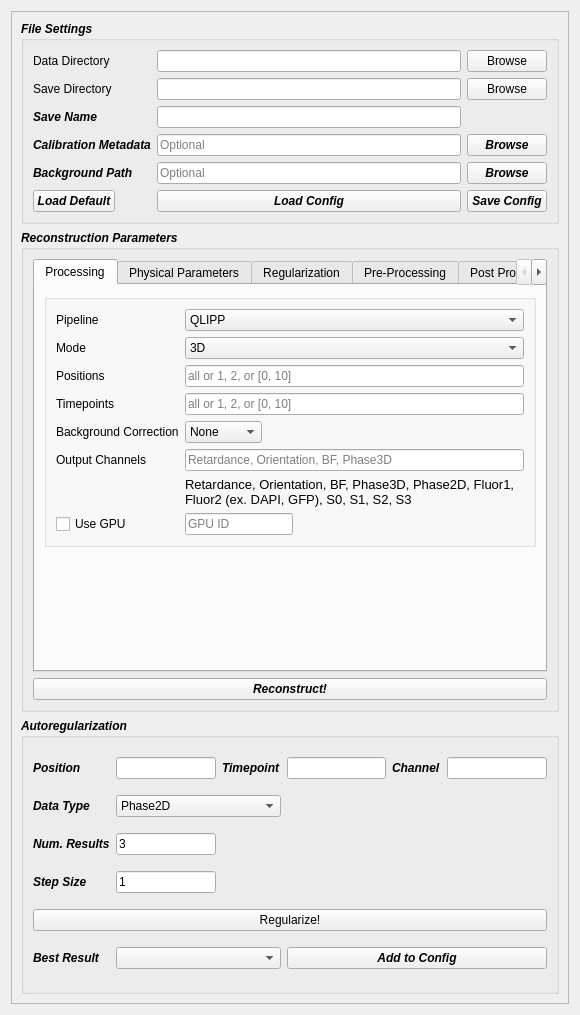
<?xml version="1.0" encoding="UTF-8"?>
<ui version="4.0">
 <class>Form</class>
 <widget class="QWidget" name="Form">
  <property name="geometry">
   <rect>
    <x>0</x>
    <y>0</y>
    <width>580</width>
    <height>1015</height>
   </rect>
  </property>
  <property name="windowTitle">
   <string>Form</string>
  </property>
  <layout class="QGridLayout" name="gridLayout">
   <item row="0" column="0">
    <widget class="QScrollArea" name="scrollArea_4">
     <property name="sizePolicy">
      <sizepolicy hsizetype="Preferred" vsizetype="Preferred">
       <horstretch>0</horstretch>
       <verstretch>0</verstretch>
      </sizepolicy>
     </property>
     <property name="widgetResizable">
      <bool>true</bool>
     </property>
     <widget class="QWidget" name="scrollAreaWidgetContents_4">
      <property name="geometry">
       <rect>
        <x>0</x>
        <y>0</y>
        <width>554</width>
        <height>1007</height>
       </rect>
      </property>
      <layout class="QGridLayout" name="gridLayout_12">
       <item row="2" column="0">
        <widget class="QGroupBox" name="autoreg">
         <property name="sizePolicy">
          <sizepolicy hsizetype="Preferred" vsizetype="Expanding">
           <horstretch>0</horstretch>
           <verstretch>0</verstretch>
          </sizepolicy>
         </property>
         <property name="font">
          <font>
           <weight>75</weight>
           <italic>true</italic>
           <bold>true</bold>
          </font>
         </property>
         <property name="title">
          <string>Autoregularization</string>
         </property>
         <layout class="QGridLayout" name="gridLayout_16">
          <item row="2" column="0">
           <widget class="QLabel" name="label_n_results">
            <property name="text">
             <string>Num. Results</string>
            </property>
           </widget>
          </item>
          <item row="0" column="0">
           <widget class="QLabel" name="label_position">
            <property name="text">
             <string>Position</string>
            </property>
           </widget>
          </item>
          <item row="0" column="4">
           <widget class="QLabel" name="label_channel">
            <property name="text">
             <string>Channel</string>
            </property>
           </widget>
          </item>
          <item row="0" column="5">
           <widget class="QLineEdit" name="le_channel"/>
          </item>
          <item row="0" column="3">
           <widget class="QLineEdit" name="le_timepoint"/>
          </item>
          <item row="2" column="1">
           <widget class="QLineEdit" name="le_n_results">
            <property name="font">
             <font>
              <weight>50</weight>
              <italic>false</italic>
              <bold>false</bold>
             </font>
            </property>
            <property name="text">
             <string>3</string>
            </property>
           </widget>
          </item>
          <item row="0" column="2">
           <widget class="QLabel" name="label_timepoint">
            <property name="text">
             <string>Timepoint</string>
            </property>
           </widget>
          </item>
          <item row="6" column="0">
           <widget class="QLabel" name="label_best_result">
            <property name="text">
             <string>Best Result</string>
            </property>
           </widget>
          </item>
          <item row="6" column="1" colspan="2">
           <widget class="QComboBox" name="cb_best_result"/>
          </item>
          <item row="1" column="1" colspan="2">
           <widget class="QComboBox" name="cb_dtype">
            <property name="font">
             <font>
              <weight>50</weight>
              <italic>false</italic>
              <bold>false</bold>
             </font>
            </property>
            <item>
             <property name="text">
              <string>Phase2D</string>
             </property>
            </item>
            <item>
             <property name="text">
              <string>Phase3D</string>
             </property>
            </item>
            <item>
             <property name="text">
              <string>Fluorescence</string>
             </property>
            </item>
           </widget>
          </item>
          <item row="5" column="0" colspan="6">
           <widget class="QPushButton" name="qb_regularize">
            <property name="sizePolicy">
             <sizepolicy hsizetype="Expanding" vsizetype="Fixed">
              <horstretch>0</horstretch>
              <verstretch>0</verstretch>
             </sizepolicy>
            </property>
            <property name="font">
             <font>
              <weight>50</weight>
              <italic>false</italic>
              <bold>false</bold>
             </font>
            </property>
            <property name="text">
             <string>Regularize!</string>
            </property>
           </widget>
          </item>
          <item row="0" column="1">
           <widget class="QLineEdit" name="le_position"/>
          </item>
          <item row="1" column="0">
           <widget class="QLabel" name="label_dtype">
            <property name="text">
             <string>Data Type</string>
            </property>
           </widget>
          </item>
          <item row="3" column="0">
           <widget class="QLabel" name="label_step_size">
            <property name="text">
             <string>Step Size</string>
            </property>
           </widget>
          </item>
          <item row="3" column="1">
           <widget class="QLineEdit" name="le_step_size">
            <property name="font">
             <font>
              <weight>50</weight>
              <italic>false</italic>
              <bold>false</bold>
             </font>
            </property>
            <property name="text">
             <string>1</string>
            </property>
           </widget>
          </item>
          <item row="6" column="3" colspan="3">
           <widget class="QPushButton" name="qb_add_to_config">
            <property name="text">
             <string>Add to Config</string>
            </property>
           </widget>
          </item>
         </layout>
        </widget>
       </item>
       <item row="1" column="0">
        <widget class="QGroupBox" name="ReconstructionParams">
         <property name="sizePolicy">
          <sizepolicy hsizetype="Preferred" vsizetype="Fixed">
           <horstretch>0</horstretch>
           <verstretch>0</verstretch>
          </sizepolicy>
         </property>
         <property name="font">
          <font>
           <weight>75</weight>
           <italic>true</italic>
           <bold>true</bold>
          </font>
         </property>
         <property name="focusPolicy">
          <enum>Qt::TabFocus</enum>
         </property>
         <property name="title">
          <string>Reconstruction Parameters</string>
         </property>
         <layout class="QGridLayout" name="gridLayout_14">
          <property name="verticalSpacing">
           <number>-1</number>
          </property>
          <item row="0" column="0" colspan="2">
           <widget class="QTabWidget" name="tabWidget_4">
            <property name="sizePolicy">
             <sizepolicy hsizetype="Preferred" vsizetype="Preferred">
              <horstretch>0</horstretch>
              <verstretch>0</verstretch>
             </sizepolicy>
            </property>
            <property name="font">
             <font>
              <weight>50</weight>
              <italic>false</italic>
              <bold>false</bold>
             </font>
            </property>
            <property name="currentIndex">
             <number>0</number>
            </property>
            <property name="documentMode">
             <bool>false</bool>
            </property>
            <widget class="QWidget" name="Processing">
             <attribute name="title">
              <string>Processing</string>
             </attribute>
             <layout class="QGridLayout" name="gridLayout_3">
              <property name="verticalSpacing">
               <number>-1</number>
              </property>
              <item row="0" column="0" alignment="Qt::AlignTop">
               <widget class="QGroupBox" name="groupBox_8">
                <property name="title">
                 <string/>
                </property>
                <layout class="QGridLayout" name="gridLayout_7">
                 <item row="4" column="2">
                  <widget class="QComboBox" name="cb_background_correction">
                   <property name="sizePolicy">
                    <sizepolicy hsizetype="Fixed" vsizetype="Fixed">
                     <horstretch>0</horstretch>
                     <verstretch>0</verstretch>
                    </sizepolicy>
                   </property>
                   <property name="font">
                    <font>
                     <weight>50</weight>
                     <italic>false</italic>
                     <bold>false</bold>
                    </font>
                   </property>
                   <item>
                    <property name="text">
                     <string>None</string>
                    </property>
                   </item>
                   <item>
                    <property name="text">
                     <string>Global</string>
                    </property>
                   </item>
                   <item>
                    <property name="text">
                     <string>Local Fit</string>
                    </property>
                   </item>
                  </widget>
                 </item>
                 <item row="5" column="0">
                  <widget class="QLabel" name="label_output_channels">
                   <property name="text">
                    <string>Output Channels</string>
                   </property>
                  </widget>
                 </item>
                 <item row="0" column="0">
                  <widget class="QLabel" name="label_pipeline">
                   <property name="text">
                    <string>Pipeline</string>
                   </property>
                  </widget>
                 </item>
                 <item row="0" column="2">
                  <widget class="QComboBox" name="cb_method">
                   <item>
                    <property name="text">
                     <string>QLIPP</string>
                    </property>
                   </item>
                   <item>
                    <property name="text">
                     <string>PhaseFromBF</string>
                    </property>
                   </item>
                   <item>
                    <property name="text">
                     <string>Fluorescence Deconvolution</string>
                    </property>
                   </item>
                  </widget>
                 </item>
                 <item row="7" column="0">
                  <widget class="QCheckBox" name="chb_use_gpu">
                   <property name="sizePolicy">
                    <sizepolicy hsizetype="Fixed" vsizetype="Fixed">
                     <horstretch>0</horstretch>
                     <verstretch>0</verstretch>
                    </sizepolicy>
                   </property>
                   <property name="text">
                    <string>Use GPU</string>
                   </property>
                   <property name="tristate">
                    <bool>false</bool>
                   </property>
                  </widget>
                 </item>
                 <item row="1" column="0">
                  <widget class="QLabel" name="label_mode">
                   <property name="text">
                    <string>Mode</string>
                   </property>
                  </widget>
                 </item>
                 <item row="2" column="0">
                  <widget class="QLabel" name="label_positions">
                   <property name="text">
                    <string>Positions</string>
                   </property>
                  </widget>
                 </item>
                 <item row="2" column="2">
                  <widget class="QLineEdit" name="le_positions">
                   <property name="font">
                    <font>
                     <weight>50</weight>
                     <italic>false</italic>
                     <bold>false</bold>
                    </font>
                   </property>
                   <property name="text">
                    <string/>
                   </property>
                   <property name="placeholderText">
                    <string>all or 1, 2, or [0, 10]</string>
                   </property>
                  </widget>
                 </item>
                 <item row="3" column="0">
                  <widget class="QLabel" name="label_timepoints">
                   <property name="text">
                    <string>Timepoints</string>
                   </property>
                  </widget>
                 </item>
                 <item row="4" column="0">
                  <widget class="QLabel" name="label_bg_corr">
                   <property name="text">
                    <string>Background Correction</string>
                   </property>
                  </widget>
                 </item>
                 <item row="3" column="2">
                  <widget class="QLineEdit" name="le_timepoints">
                   <property name="font">
                    <font>
                     <weight>50</weight>
                     <italic>false</italic>
                     <bold>false</bold>
                    </font>
                   </property>
                   <property name="text">
                    <string/>
                   </property>
                   <property name="placeholderText">
                    <string>all or 1, 2, or [0, 10]</string>
                   </property>
                  </widget>
                 </item>
                 <item row="5" column="2">
                  <widget class="QLineEdit" name="le_output_channels">
                   <property name="sizePolicy">
                    <sizepolicy hsizetype="Expanding" vsizetype="Fixed">
                     <horstretch>0</horstretch>
                     <verstretch>0</verstretch>
                    </sizepolicy>
                   </property>
                   <property name="minimumSize">
                    <size>
                     <width>30</width>
                     <height>0</height>
                    </size>
                   </property>
                   <property name="font">
                    <font>
                     <weight>50</weight>
                     <italic>false</italic>
                     <bold>false</bold>
                    </font>
                   </property>
                   <property name="text">
                    <string/>
                   </property>
                   <property name="placeholderText">
                    <string>Retardance, Orientation, BF, Phase3D</string>
                   </property>
                  </widget>
                 </item>
                 <item row="6" column="2">
                  <widget class="QLabel" name="label_chan_desc">
                   <property name="sizePolicy">
                    <sizepolicy hsizetype="Preferred" vsizetype="Fixed">
                     <horstretch>0</horstretch>
                     <verstretch>0</verstretch>
                    </sizepolicy>
                   </property>
                   <property name="font">
                    <font>
                     <pointsize>10</pointsize>
                    </font>
                   </property>
                   <property name="text">
                    <string>Retardance, Orientation, BF, Phase3D, Phase2D, Fluor1, Fluor2 (ex. DAPI, GFP), S0, S1, S2, S3</string>
                   </property>
                   <property name="wordWrap">
                    <bool>true</bool>
                   </property>
                  </widget>
                 </item>
                 <item row="7" column="2">
                  <widget class="QLineEdit" name="le_gpu_id">
                   <property name="sizePolicy">
                    <sizepolicy hsizetype="Fixed" vsizetype="Fixed">
                     <horstretch>0</horstretch>
                     <verstretch>0</verstretch>
                    </sizepolicy>
                   </property>
                   <property name="font">
                    <font>
                     <weight>50</weight>
                     <italic>false</italic>
                     <bold>false</bold>
                    </font>
                   </property>
                   <property name="inputMask">
                    <string/>
                   </property>
                   <property name="text">
                    <string notr="true"/>
                   </property>
                   <property name="frame">
                    <bool>true</bool>
                   </property>
                   <property name="echoMode">
                    <enum>QLineEdit::Normal</enum>
                   </property>
                   <property name="cursorPosition">
                    <number>0</number>
                   </property>
                   <property name="placeholderText">
                    <string>GPU ID</string>
                   </property>
                  </widget>
                 </item>
                 <item row="1" column="2">
                  <widget class="QComboBox" name="cb_mode">
                   <item>
                    <property name="text">
                     <string>3D</string>
                    </property>
                   </item>
                   <item>
                    <property name="text">
                     <string>2D</string>
                    </property>
                   </item>
                  </widget>
                 </item>
                </layout>
               </widget>
              </item>
             </layout>
            </widget>
            <widget class="QWidget" name="Physical">
             <property name="sizePolicy">
              <sizepolicy hsizetype="Preferred" vsizetype="Preferred">
               <horstretch>0</horstretch>
               <verstretch>0</verstretch>
              </sizepolicy>
             </property>
             <attribute name="title">
              <string>Physical Parameters</string>
             </attribute>
             <layout class="QGridLayout" name="gridLayout_2" columnstretch="0">
              <property name="verticalSpacing">
               <number>-1</number>
              </property>
              <item row="0" column="0" alignment="Qt::AlignTop">
               <widget class="QGroupBox" name="groupBox_9">
                <property name="title">
                 <string/>
                </property>
                <layout class="QGridLayout" name="gridLayout_8">
                 <item row="0" column="0">
                  <widget class="QLabel" name="label_wavelength">
                   <property name="text">
                    <string>Wavelength (nm)</string>
                   </property>
                  </widget>
                 </item>
                 <item row="0" column="1">
                  <widget class="QLineEdit" name="le_wavelength">
                   <property name="sizePolicy">
                    <sizepolicy hsizetype="Preferred" vsizetype="Fixed">
                     <horstretch>0</horstretch>
                     <verstretch>0</verstretch>
                    </sizepolicy>
                   </property>
                   <property name="placeholderText">
                    <string>532</string>
                   </property>
                  </widget>
                 </item>
                 <item row="1" column="0">
                  <widget class="QLabel" name="label_mag">
                   <property name="sizePolicy">
                    <sizepolicy hsizetype="Preferred" vsizetype="Preferred">
                     <horstretch>0</horstretch>
                     <verstretch>0</verstretch>
                    </sizepolicy>
                   </property>
                   <property name="text">
                    <string>Magnification</string>
                   </property>
                   <property name="alignment">
                    <set>Qt::AlignLeading|Qt::AlignLeft|Qt::AlignVCenter</set>
                   </property>
                  </widget>
                 </item>
                 <item row="1" column="1">
                  <widget class="QLineEdit" name="le_magnification">
                   <property name="sizePolicy">
                    <sizepolicy hsizetype="Preferred" vsizetype="Fixed">
                     <horstretch>0</horstretch>
                     <verstretch>0</verstretch>
                    </sizepolicy>
                   </property>
                   <property name="frame">
                    <bool>true</bool>
                   </property>
                   <property name="placeholderText">
                    <string>Phase Only</string>
                   </property>
                  </widget>
                 </item>
                 <item row="2" column="0">
                  <widget class="QLabel" name="label_na_obj">
                   <property name="text">
                    <string>NA Objective</string>
                   </property>
                  </widget>
                 </item>
                 <item row="2" column="1">
                  <widget class="QLineEdit" name="le_NA_objective">
                   <property name="sizePolicy">
                    <sizepolicy hsizetype="Preferred" vsizetype="Fixed">
                     <horstretch>0</horstretch>
                     <verstretch>0</verstretch>
                    </sizepolicy>
                   </property>
                   <property name="placeholderText">
                    <string>Phase Only</string>
                   </property>
                  </widget>
                 </item>
                 <item row="3" column="0">
                  <widget class="QLabel" name="label_na_cond">
                   <property name="text">
                    <string>NA Condenser</string>
                   </property>
                  </widget>
                 </item>
                 <item row="3" column="1">
                  <widget class="QLineEdit" name="le_NA_condenser">
                   <property name="sizePolicy">
                    <sizepolicy hsizetype="Preferred" vsizetype="Fixed">
                     <horstretch>0</horstretch>
                     <verstretch>0</verstretch>
                    </sizepolicy>
                   </property>
                   <property name="placeholderText">
                    <string>Phase Only</string>
                   </property>
                  </widget>
                 </item>
                 <item row="4" column="0">
                  <widget class="QLabel" name="label_n_media">
                   <property name="text">
                    <string>RI of Objective Media</string>
                   </property>
                  </widget>
                 </item>
                 <item row="4" column="1">
                  <widget class="QLineEdit" name="le_n_objective_media">
                   <property name="sizePolicy">
                    <sizepolicy hsizetype="Preferred" vsizetype="Fixed">
                     <horstretch>0</horstretch>
                     <verstretch>0</verstretch>
                    </sizepolicy>
                   </property>
                   <property name="placeholderText">
                    <string>Phase Only</string>
                   </property>
                  </widget>
                 </item>
                 <item row="5" column="0">
                  <widget class="QLabel" name="label_z_index">
                   <property name="text">
                    <string>Focused Z-index</string>
                   </property>
                  </widget>
                 </item>
                 <item row="5" column="1">
                  <widget class="QLineEdit" name="le_focus_zidx">
                   <property name="sizePolicy">
                    <sizepolicy hsizetype="Preferred" vsizetype="Fixed">
                     <horstretch>0</horstretch>
                     <verstretch>0</verstretch>
                    </sizepolicy>
                   </property>
                   <property name="font">
                    <font>
                     <weight>50</weight>
                     <italic>false</italic>
                     <bold>false</bold>
                    </font>
                   </property>
                   <property name="placeholderText">
                    <string>Optional</string>
                   </property>
                  </widget>
                 </item>
                </layout>
               </widget>
              </item>
             </layout>
            </widget>
            <widget class="QWidget" name="Regularization">
             <property name="sizePolicy">
              <sizepolicy hsizetype="Preferred" vsizetype="Preferred">
               <horstretch>0</horstretch>
               <verstretch>0</verstretch>
              </sizepolicy>
             </property>
             <attribute name="title">
              <string>Regularization</string>
             </attribute>
             <layout class="QFormLayout" name="formLayout">
              <property name="sizeConstraint">
               <enum>QLayout::SetDefaultConstraint</enum>
              </property>
              <item row="0" column="0" colspan="2">
               <widget class="QGroupBox" name="phase">
                <property name="sizePolicy">
                 <sizepolicy hsizetype="Expanding" vsizetype="Preferred">
                  <horstretch>0</horstretch>
                  <verstretch>0</verstretch>
                 </sizepolicy>
                </property>
                <property name="title">
                 <string>Phase</string>
                </property>
                <layout class="QGridLayout" name="gridLayout_5">
                 <item row="0" column="0">
                  <widget class="QLabel" name="label_phase_regularizer">
                   <property name="text">
                    <string>Regularizer</string>
                   </property>
                  </widget>
                 </item>
                 <item row="1" column="1">
                  <widget class="QLineEdit" name="le_phase_strength"/>
                 </item>
                 <item row="0" column="1">
                  <widget class="QComboBox" name="cb_phase_denoiser">
                   <item>
                    <property name="text">
                     <string>Tikhonov</string>
                    </property>
                   </item>
                   <item>
                    <property name="text">
                     <string>TV</string>
                    </property>
                   </item>
                  </widget>
                 </item>
                 <item row="3" column="1">
                  <widget class="QLineEdit" name="le_itr">
                   <property name="placeholderText">
                    <string>TV Only</string>
                   </property>
                  </widget>
                 </item>
                 <item row="2" column="0">
                  <widget class="QLabel" name="label_phase_rho">
                   <property name="text">
                    <string>Rho</string>
                   </property>
                  </widget>
                 </item>
                 <item row="1" column="0">
                  <widget class="QLabel" name="label_phase_strength">
                   <property name="text">
                    <string>Strength</string>
                   </property>
                  </widget>
                 </item>
                 <item row="3" column="0">
                  <widget class="QLabel" name="label_itr">
                   <property name="text">
                    <string>Iterations</string>
                   </property>
                  </widget>
                 </item>
                 <item row="2" column="1">
                  <widget class="QLineEdit" name="le_rho">
                   <property name="placeholderText">
                    <string>TV Only</string>
                   </property>
                  </widget>
                 </item>
                </layout>
               </widget>
              </item>
              <item row="1" column="0" colspan="2">
               <widget class="QGroupBox" name="fluorescence">
                <property name="title">
                 <string>Fluorescence</string>
                </property>
                <layout class="QGridLayout" name="gridLayout_6">
                 <item row="0" column="0">
                  <widget class="QLabel" name="label_fluor_strength">
                   <property name="text">
                    <string>Strength</string>
                   </property>
                  </widget>
                 </item>
                 <item row="0" column="1">
                  <widget class="QLineEdit" name="le_reg"/>
                 </item>
                </layout>
               </widget>
              </item>
             </layout>
            </widget>
            <widget class="QWidget" name="preprocessing">
             <property name="sizePolicy">
              <sizepolicy hsizetype="Preferred" vsizetype="Expanding">
               <horstretch>0</horstretch>
               <verstretch>0</verstretch>
              </sizepolicy>
             </property>
             <attribute name="title">
              <string>Pre-Processing</string>
             </attribute>
             <layout class="QFormLayout" name="formLayout_3">
              <property name="formAlignment">
               <set>Qt::AlignLeading|Qt::AlignLeft|Qt::AlignTop</set>
              </property>
              <item row="0" column="0" colspan="2">
               <widget class="QGroupBox" name="denoising">
                <property name="sizePolicy">
                 <sizepolicy hsizetype="Preferred" vsizetype="Fixed">
                  <horstretch>0</horstretch>
                  <verstretch>0</verstretch>
                 </sizepolicy>
                </property>
                <property name="title">
                 <string>Denoising</string>
                </property>
                <layout class="QGridLayout" name="gridLayout_20">
                 <item row="0" column="0">
                  <widget class="QCheckBox" name="chb_preproc_denoise_use">
                   <property name="text">
                    <string>Denoise?</string>
                   </property>
                  </widget>
                 </item>
                 <item row="1" column="0">
                  <widget class="QLabel" name="label_preproc_denoise_channels">
                   <property name="text">
                    <string>Channels</string>
                   </property>
                  </widget>
                 </item>
                 <item row="1" column="1">
                  <widget class="QLineEdit" name="le_preproc_denoise_channels">
                   <property name="focusPolicy">
                    <enum>Qt::StrongFocus</enum>
                   </property>
                   <property name="placeholderText">
                    <string>Phase3D, Retardance, BF</string>
                   </property>
                  </widget>
                 </item>
                 <item row="2" column="0">
                  <widget class="QLabel" name="label_preproc_denoise_threshold">
                   <property name="text">
                    <string>Threshold</string>
                   </property>
                  </widget>
                 </item>
                 <item row="2" column="1">
                  <widget class="QLineEdit" name="le_preproc_denoise_threshold">
                   <property name="focusPolicy">
                    <enum>Qt::StrongFocus</enum>
                   </property>
                   <property name="text">
                    <string/>
                   </property>
                   <property name="placeholderText">
                    <string>[0.5, 0.5, 0.5]</string>
                   </property>
                  </widget>
                 </item>
                 <item row="3" column="0">
                  <widget class="QLabel" name="label_preproc_denoise_level">
                   <property name="text">
                    <string>Level</string>
                   </property>
                  </widget>
                 </item>
                 <item row="3" column="1">
                  <widget class="QLineEdit" name="le_preproc_denoise_level">
                   <property name="focusPolicy">
                    <enum>Qt::StrongFocus</enum>
                   </property>
                   <property name="placeholderText">
                    <string>[1, 1, 1]</string>
                   </property>
                  </widget>
                 </item>
                </layout>
               </widget>
              </item>
             </layout>
            </widget>
            <widget class="QWidget" name="postprocessing">
             <attribute name="title">
              <string>Post Processing</string>
             </attribute>
             <layout class="QGridLayout" name="gridLayout_22">
              <item row="2" column="0">
               <widget class="QGroupBox" name="denoising_2">
                <property name="focusPolicy">
                 <enum>Qt::TabFocus</enum>
                </property>
                <property name="title">
                 <string>Denoising</string>
                </property>
                <layout class="QGridLayout" name="gridLayout_21">
                 <item row="2" column="0">
                  <widget class="QLabel" name="label_postproc_denoise_threshold">
                   <property name="text">
                    <string>Threshold</string>
                   </property>
                  </widget>
                 </item>
                 <item row="1" column="1">
                  <widget class="QLineEdit" name="le_postproc_denoise_channels">
                   <property name="focusPolicy">
                    <enum>Qt::StrongFocus</enum>
                   </property>
                   <property name="placeholderText">
                    <string>Phase3D, Retardance, BF</string>
                   </property>
                  </widget>
                 </item>
                 <item row="1" column="0">
                  <widget class="QLabel" name="labelpostproc_denoise_channels">
                   <property name="text">
                    <string>Channels</string>
                   </property>
                  </widget>
                 </item>
                 <item row="0" column="0">
                  <widget class="QCheckBox" name="cb_postproc_denoise_use">
                   <property name="text">
                    <string>Denoise?</string>
                   </property>
                  </widget>
                 </item>
                 <item row="2" column="1">
                  <widget class="QLineEdit" name="le_postproc_denoise_threshold">
                   <property name="focusPolicy">
                    <enum>Qt::StrongFocus</enum>
                   </property>
                   <property name="text">
                    <string/>
                   </property>
                   <property name="placeholderText">
                    <string>[0.5, 0.5, 0.5]</string>
                   </property>
                  </widget>
                 </item>
                 <item row="3" column="1">
                  <widget class="QLineEdit" name="le_postproc_denoise_level">
                   <property name="focusPolicy">
                    <enum>Qt::StrongFocus</enum>
                   </property>
                   <property name="placeholderText">
                    <string>[1, 1, 1]</string>
                   </property>
                  </widget>
                 </item>
                 <item row="3" column="0">
                  <widget class="QLabel" name="label_postproc_denoise_level">
                   <property name="text">
                    <string>Level</string>
                   </property>
                  </widget>
                 </item>
                </layout>
               </widget>
              </item>
              <item row="1" column="0">
               <widget class="QGroupBox" name="registration">
                <property name="focusPolicy">
                 <enum>Qt::TabFocus</enum>
                </property>
                <property name="title">
                 <string>Registration</string>
                </property>
                <layout class="QGridLayout" name="gridLayout_23">
                 <item row="2" column="0">
                  <widget class="QLabel" name="label_postproc_reg_channel_idx">
                   <property name="text">
                    <string>Channel Index</string>
                   </property>
                  </widget>
                 </item>
                 <item row="1" column="2">
                  <widget class="QLabel" name="label_postproc_reg_shift_y">
                   <property name="text">
                    <string>Shift Y (px)</string>
                   </property>
                  </widget>
                 </item>
                 <item row="1" column="0">
                  <widget class="QLabel" name="label_postproc_reg_shift_x">
                   <property name="text">
                    <string>Shift X (px)</string>
                   </property>
                  </widget>
                 </item>
                 <item row="1" column="1">
                  <widget class="QLineEdit" name="le_postproc_reg_shift_x">
                   <property name="focusPolicy">
                    <enum>Qt::StrongFocus</enum>
                   </property>
                   <property name="text">
                    <string/>
                   </property>
                   <property name="placeholderText">
                    <string>+/-  (left/right)</string>
                   </property>
                  </widget>
                 </item>
                 <item row="0" column="0">
                  <widget class="QCheckBox" name="chb_postproc_reg_use">
                   <property name="text">
                    <string>Register?</string>
                   </property>
                  </widget>
                 </item>
                 <item row="1" column="3">
                  <widget class="QLineEdit" name="_postproc_reg_shift_y">
                   <property name="focusPolicy">
                    <enum>Qt::StrongFocus</enum>
                   </property>
                   <property name="placeholderText">
                    <string>+/- (up/down)</string>
                   </property>
                  </widget>
                 </item>
                 <item row="2" column="1" colspan="3">
                  <widget class="QLineEdit" name="le_postproc_reg_channel_idx">
                   <property name="focusPolicy">
                    <enum>Qt::StrongFocus</enum>
                   </property>
                   <property name="placeholderText">
                    <string>[2, 3, 4]</string>
                   </property>
                  </widget>
                 </item>
                </layout>
               </widget>
              </item>
              <item row="0" column="0">
               <widget class="QGroupBox" name="fluor">
                <property name="title">
                 <string>Fluorescence Deconvolution</string>
                </property>
                <layout class="QGridLayout" name="gridLayout_4">
                 <item row="1" column="0">
                  <widget class="QLabel" name="label_postproc_fluor_channel">
                   <property name="text">
                    <string>Channel Index</string>
                   </property>
                  </widget>
                 </item>
                 <item row="0" column="0">
                  <widget class="QLabel" name="label_postproc_fluor_wavelength">
                   <property name="text">
                    <string>Wavelength(s)</string>
                   </property>
                  </widget>
                 </item>
                 <item row="1" column="1">
                  <widget class="QLineEdit" name="le_postproc_fluor_channels"/>
                 </item>
                 <item row="0" column="1">
                  <widget class="QLineEdit" name="le_postproc_fluor_wavelength_nm"/>
                 </item>
                </layout>
               </widget>
              </item>
             </layout>
            </widget>
           </widget>
          </item>
          <item row="1" column="0" colspan="2">
           <widget class="QPushButton" name="qb_reconstruct">
            <property name="text">
             <string>Reconstruct!</string>
            </property>
           </widget>
          </item>
         </layout>
        </widget>
       </item>
       <item row="0" column="0">
        <widget class="QGroupBox" name="FileSettings">
         <property name="sizePolicy">
          <sizepolicy hsizetype="Preferred" vsizetype="Preferred">
           <horstretch>0</horstretch>
           <verstretch>0</verstretch>
          </sizepolicy>
         </property>
         <property name="font">
          <font>
           <weight>75</weight>
           <italic>true</italic>
           <bold>true</bold>
          </font>
         </property>
         <property name="title">
          <string>File Settings</string>
         </property>
         <layout class="QGridLayout" name="gridLayout_13">
          <item row="2" column="2">
           <widget class="QLineEdit" name="le_data_save_name">
            <property name="sizePolicy">
             <sizepolicy hsizetype="Preferred" vsizetype="Fixed">
              <horstretch>0</horstretch>
              <verstretch>0</verstretch>
             </sizepolicy>
            </property>
           </widget>
          </item>
          <item row="0" column="2">
           <widget class="QLineEdit" name="le_data_dir"/>
          </item>
          <item row="1" column="3">
           <widget class="QPushButton" name="qb_browse_save_dir">
            <property name="font">
             <font>
              <weight>50</weight>
              <italic>false</italic>
              <bold>false</bold>
             </font>
            </property>
            <property name="text">
             <string>Browse</string>
            </property>
           </widget>
          </item>
          <item row="1" column="2">
           <widget class="QLineEdit" name="le_save_dir"/>
          </item>
          <item row="1" column="0">
           <widget class="QLabel" name="label_save_dir">
            <property name="font">
             <font>
              <weight>50</weight>
              <italic>false</italic>
              <bold>false</bold>
             </font>
            </property>
            <property name="text">
             <string>Save Directory</string>
            </property>
           </widget>
          </item>
          <item row="3" column="0">
           <widget class="QLabel" name="label_calib_meta">
            <property name="text">
             <string>Calibration Metadata</string>
            </property>
           </widget>
          </item>
          <item row="3" column="3">
           <widget class="QPushButton" name="qb_browse_calib_meta">
            <property name="text">
             <string>Browse</string>
            </property>
           </widget>
          </item>
          <item row="3" column="2">
           <widget class="QLineEdit" name="le_calibration_metadata">
            <property name="font">
             <font>
              <weight>50</weight>
              <italic>false</italic>
              <bold>false</bold>
             </font>
            </property>
            <property name="inputMask">
             <string extracomment="Optional"/>
            </property>
            <property name="placeholderText">
             <string>Optional</string>
            </property>
           </widget>
          </item>
          <item row="0" column="3">
           <widget class="QPushButton" name="qb_browse_data_dir">
            <property name="font">
             <font>
              <weight>50</weight>
              <italic>false</italic>
              <bold>false</bold>
             </font>
            </property>
            <property name="text">
             <string>Browse</string>
            </property>
           </widget>
          </item>
          <item row="2" column="0">
           <widget class="QLabel" name="label_data_save_name">
            <property name="text">
             <string>Save Name</string>
            </property>
           </widget>
          </item>
          <item row="0" column="0">
           <widget class="QLabel" name="label_data_dir">
            <property name="font">
             <font>
              <weight>50</weight>
              <italic>false</italic>
              <bold>false</bold>
             </font>
            </property>
            <property name="text">
             <string>Data Directory</string>
            </property>
           </widget>
          </item>
          <item row="4" column="3">
           <widget class="QPushButton" name="qb_browse_bg_path">
            <property name="text">
             <string>Browse</string>
            </property>
           </widget>
          </item>
          <item row="4" column="2">
           <widget class="QLineEdit" name="le_background">
            <property name="font">
             <font>
              <weight>50</weight>
              <italic>false</italic>
              <bold>false</bold>
             </font>
            </property>
            <property name="placeholderText">
             <string>Optional</string>
            </property>
           </widget>
          </item>
          <item row="4" column="0">
           <widget class="QLabel" name="label_bg_path">
            <property name="text">
             <string>Background Path</string>
            </property>
           </widget>
          </item>
          <item row="7" column="0">
           <widget class="QPushButton" name="qb_load_default_config">
            <property name="sizePolicy">
             <sizepolicy hsizetype="Fixed" vsizetype="Fixed">
              <horstretch>0</horstretch>
              <verstretch>0</verstretch>
             </sizepolicy>
            </property>
            <property name="text">
             <string>Load Default</string>
            </property>
           </widget>
          </item>
          <item row="7" column="2">
           <widget class="QPushButton" name="qb_load_config">
            <property name="text">
             <string>Load Config</string>
            </property>
           </widget>
          </item>
          <item row="7" column="3">
           <widget class="QPushButton" name="qb_save_config">
            <property name="sizePolicy">
             <sizepolicy hsizetype="Preferred" vsizetype="Fixed">
              <horstretch>0</horstretch>
              <verstretch>0</verstretch>
             </sizepolicy>
            </property>
            <property name="text">
             <string>Save Config</string>
            </property>
           </widget>
          </item>
         </layout>
        </widget>
       </item>
      </layout>
     </widget>
    </widget>
   </item>
  </layout>
 </widget>
 <resources/>
 <connections/>
</ui>
